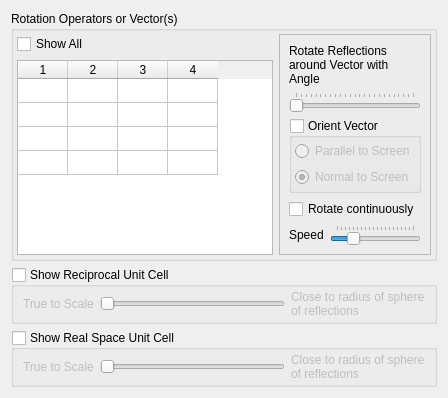
                       <widget class="QWidget" name="tab_5">
                        <attribute name="title">
                         <string>Vectors</string>
                        </attribute>
                        <layout class="QGridLayout" name="gridLayout_14">
                         <item row="0" column="0">
                          <widget class="QGroupBox" name="RotationVectorsBox">
                           <property name="sizePolicy">
                            <sizepolicy hsizetype="Preferred" vsizetype="MinimumExpanding">
                             <horstretch>0</horstretch>
                             <verstretch>0</verstretch>
                            </sizepolicy>
                           </property>
                           <property name="maximumSize">
                            <size>
                             <width>16777215</width>
                             <height>16777215</height>
                            </size>
                           </property>
                           <property name="title">
                            <string>Rotation Operators or Vector(s)</string>
                           </property>
                           <property name="checkable">
                            <bool>false</bool>
                           </property>
                           <layout class="QGridLayout" name="gridLayout_8">
                            <property name="leftMargin">
                             <number>3</number>
                            </property>
                            <property name="topMargin">
                             <number>3</number>
                            </property>
                            <property name="rightMargin">
                             <number>3</number>
                            </property>
                            <property name="bottomMargin">
                             <number>3</number>
                            </property>
                            <item row="1" column="0">
                             <widget class="QTableWidget" name="vectortable2">
                              <property name="sizePolicy">
                               <sizepolicy hsizetype="Expanding" vsizetype="Preferred">
                                <horstretch>3</horstretch>
                                <verstretch>3</verstretch>
                               </sizepolicy>
                              </property>
                              <property name="toolTip">
                               <string>&lt;html&gt;&lt;head/&gt;&lt;body&gt;&lt;p&gt;Tick checkboxes to draw the rotation axes defined by the space group.&lt;br/&gt;Enter additional vectors from origin defined either as axes of rotation operators, plain reciprocal coordinates (as hkl) or plain real space fractional coordinates (as abc).&lt;br/&gt;To enter a new vector, first override the &amp;quot;new vector&amp;quot; name with a preferred name. Then enter the definition of the vector in either the &amp;quot;rotation&amp;quot;, the &amp;quot;as hkl&amp;quot; or the &amp;quot;as abc&amp;quot; column.&lt;/p&gt;&lt;/body&gt;&lt;/html&gt;</string>
                              </property>
                              <property name="verticalScrollMode">
                               <enum>QAbstractItemView::ScrollPerPixel</enum>
                              </property>
                              <property name="horizontalScrollMode">
                               <enum>QAbstractItemView::ScrollPerPixel</enum>
                              </property>
                              <property name="wordWrap">
                               <bool>false</bool>
                              </property>
                              <property name="rowCount">
                               <number>4</number>
                              </property>
                              <property name="columnCount">
                               <number>4</number>
                              </property>
                              <attribute name="horizontalHeaderCascadingSectionResizes">
                               <bool>true</bool>
                              </attribute>
                              <attribute name="horizontalHeaderDefaultSectionSize">
                               <number>50</number>
                              </attribute>
                              <attribute name="verticalHeaderVisible">
                               <bool>false</bool>
                              </attribute>
                              <attribute name="verticalHeaderMinimumSectionSize">
                               <number>10</number>
                              </attribute>
                              <attribute name="verticalHeaderDefaultSectionSize">
                               <number>24</number>
                              </attribute>
                              <row/>
                              <row/>
                              <row/>
                              <row/>
                              <column/>
                              <column/>
                              <column/>
                              <column/>
                             </widget>
                            </item>
                            <item row="0" column="0">
                             <widget class="QCheckBox" name="ShowAllVectorsBtn">
                              <property name="text">
                               <string>Show All</string>
                              </property>
                              <property name="tristate">
                               <bool>true</bool>
                              </property>
                             </widget>
                            </item>
                            <item row="0" column="1" rowspan="2">
                             <widget class="QFrame" name="RotateAroundframe">
                              <property name="sizePolicy">
                               <sizepolicy hsizetype="Expanding" vsizetype="Minimum">
                                <horstretch>1</horstretch>
                                <verstretch>0</verstretch>
                               </sizepolicy>
                              </property>
                              <property name="frameShape">
                               <enum>QFrame::StyledPanel</enum>
                              </property>
                              <property name="frameShadow">
                               <enum>QFrame::Raised</enum>
                              </property>
                              <layout class="QGridLayout" name="gridLayout_18">
                               <item row="0" column="0" colspan="2">
                                <widget class="QLabel" name="rotavecangle_labeltxt">
                                 <property name="sizePolicy">
                                  <sizepolicy hsizetype="Minimum" vsizetype="Minimum">
                                   <horstretch>0</horstretch>
                                   <verstretch>0</verstretch>
                                  </sizepolicy>
                                 </property>
                                 <property name="minimumSize">
                                  <size>
                                   <width>120</width>
                                   <height>0</height>
                                  </size>
                                 </property>
                                 <property name="text">
                                  <string>Rotate Reflections around Vector with Angle</string>
                                 </property>
                                 <property name="wordWrap">
                                  <bool>true</bool>
                                 </property>
                                </widget>
                               </item>
                               <item row="1" column="0" colspan="2">
                                <widget class="QSlider" name="rotavecangle_slider">
                                 <property name="sizePolicy">
                                  <sizepolicy hsizetype="Minimum" vsizetype="MinimumExpanding">
                                   <horstretch>0</horstretch>
                                   <verstretch>0</verstretch>
                                  </sizepolicy>
                                 </property>
                                 <property name="minimumSize">
                                  <size>
                                   <width>120</width>
                                   <height>0</height>
                                  </size>
                                 </property>
                                 <property name="toolTip">
                                  <string>&lt;html&gt;&lt;head/&gt;&lt;body&gt;&lt;p&gt;If just one vector is drawn the reflections can be rotated to a particular angle around that vector.&lt;/p&gt;&lt;/body&gt;&lt;/html&gt;</string>
                                 </property>
                                 <property name="maximum">
                                  <number>720</number>
                                 </property>
                                 <property name="pageStep">
                                  <number>20</number>
                                 </property>
                                 <property name="orientation">
                                  <enum>Qt::Horizontal</enum>
                                 </property>
                                 <property name="tickPosition">
                                  <enum>QSlider::TicksAbove</enum>
                                 </property>
                                 <property name="tickInterval">
                                  <number>30</number>
                                 </property>
                                </widget>
                               </item>
                               <item row="2" column="0" colspan="2">
                                <widget class="QGroupBox" name="AlignVectorGroupBox">
                                 <property name="enabled">
                                  <bool>true</bool>
                                 </property>
                                 <property name="sizePolicy">
                                  <sizepolicy hsizetype="Preferred" vsizetype="Minimum">
                                   <horstretch>0</horstretch>
                                   <verstretch>0</verstretch>
                                  </sizepolicy>
                                 </property>
                                 <property name="toolTip">
                                  <string>&lt;html&gt;&lt;head/&gt;&lt;body&gt;&lt;p&gt;If just one vector is drawn it can be oriented together with the reflections by ticking this checkbox.&lt;/p&gt;&lt;/body&gt;&lt;/html&gt;</string>
                                 </property>
                                 <property name="title">
                                  <string>Orient Vector</string>
                                 </property>
                                 <property name="checkable">
                                  <bool>true</bool>
                                 </property>
                                 <property name="checked">
                                  <bool>false</bool>
                                 </property>
                                 <layout class="QGridLayout" name="gridLayout_17">
                                  <property name="leftMargin">
                                   <number>3</number>
                                  </property>
                                  <property name="topMargin">
                                   <number>3</number>
                                  </property>
                                  <property name="rightMargin">
                                   <number>3</number>
                                  </property>
                                  <property name="bottomMargin">
                                   <number>3</number>
                                  </property>
                                  <item row="0" column="0">
                                   <widget class="QRadioButton" name="AlignParallelBtn">
                                    <property name="text">
                                     <string>Parallel to Screen</string>
                                    </property>
                                   </widget>
                                  </item>
                                  <item row="1" column="0">
                                   <widget class="QRadioButton" name="AlignNormalBtn">
                                    <property name="text">
                                     <string>Normal to Screen</string>
                                    </property>
                                    <property name="checked">
                                     <bool>true</bool>
                                    </property>
                                   </widget>
                                  </item>
                                 </layout>
                                </widget>
                               </item>
                               <item row="3" column="0" colspan="2">
                                <widget class="QCheckBox" name="AnimaRotCheckBox">
                                 <property name="sizePolicy">
                                  <sizepolicy hsizetype="Minimum" vsizetype="MinimumExpanding">
                                   <horstretch>0</horstretch>
                                   <verstretch>0</verstretch>
                                  </sizepolicy>
                                 </property>
                                 <property name="toolTip">
                                  <string>&lt;html&gt;&lt;head/&gt;&lt;body&gt;&lt;p&gt;If just one vector is drawn the reflections can be rotated continuously around that vector.&lt;/p&gt;&lt;/body&gt;&lt;/html&gt;</string>
                                 </property>
                                 <property name="text">
                                  <string>Rotate continuously</string>
                                 </property>
                                </widget>
                               </item>
                               <item row="4" column="0">
                                <widget class="QLabel" name="label_8">
                                 <property name="text">
                                  <string>Speed</string>
                                 </property>
                                </widget>
                               </item>
                               <item row="4" column="1">
                                <widget class="QSlider" name="AnimateSpeedSlider">
                                 <property name="minimum">
                                  <number>1</number>
                                 </property>
                                 <property name="maximum">
                                  <number>20</number>
                                 </property>
                                 <property name="pageStep">
                                  <number>1</number>
                                 </property>
                                 <property name="value">
                                  <number>5</number>
                                 </property>
                                 <property name="sliderPosition">
                                  <number>5</number>
                                 </property>
                                 <property name="orientation">
                                  <enum>Qt::Horizontal</enum>
                                 </property>
                                 <property name="tickPosition">
                                  <enum>QSlider::TicksAbove</enum>
                                 </property>
                                 <property name="tickInterval">
                                  <number>1</number>
                                 </property>
                                </widget>
                               </item>
                              </layout>
                             </widget>
                            </item>
                           </layout>
                          </widget>
                         </item>
                         <item row="1" column="0">
                          <widget class="QGroupBox" name="DrawReciprocUnitCellBox">
                           <property name="toolTip">
                            <string>&lt;html&gt;&lt;head/&gt;&lt;body&gt;&lt;p&gt;The reciprocal unit cell spanning a*,b*,c* from (0,0,0) to (1,1,1) is located in the centre of the displayed reflections. and is therefore quite small. Adjust the slider to scale its outline to become compatible with the sphere of displayed reflections.&lt;/p&gt;&lt;/body&gt;&lt;/html&gt;</string>
                           </property>
                           <property name="title">
                            <string>Show Reciprocal Unit Cell</string>
                           </property>
                           <property name="checkable">
                            <bool>true</bool>
                           </property>
                           <property name="checked">
                            <bool>false</bool>
                           </property>
                           <layout class="QGridLayout" name="gridLayout_15">
                            <property name="topMargin">
                             <number>3</number>
                            </property>
                            <property name="bottomMargin">
                             <number>3</number>
                            </property>
                            <item row="0" column="0">
                             <widget class="QLabel" name="label_2">
                              <property name="sizePolicy">
                               <sizepolicy hsizetype="Preferred" vsizetype="Preferred">
                                <horstretch>0</horstretch>
                                <verstretch>0</verstretch>
                               </sizepolicy>
                              </property>
                              <property name="text">
                               <string>True to Scale</string>
                              </property>
                              <property name="wordWrap">
                               <bool>true</bool>
                              </property>
                             </widget>
                            </item>
                            <item row="0" column="1">
                             <widget class="QSlider" name="reciprocunitcellslider">
                              <property name="sizePolicy">
                               <sizepolicy hsizetype="Expanding" vsizetype="Fixed">
                                <horstretch>0</horstretch>
                                <verstretch>0</verstretch>
                               </sizepolicy>
                              </property>
                              <property name="minimum">
                               <number>0</number>
                              </property>
                              <property name="maximum">
                               <number>100</number>
                              </property>
                              <property name="orientation">
                               <enum>Qt::Horizontal</enum>
                              </property>
                             </widget>
                            </item>
                            <item row="0" column="2">
                             <widget class="QLabel" name="label_4">
                              <property name="text">
                               <string>Close to radius of sphere of reflections</string>
                              </property>
                              <property name="wordWrap">
                               <bool>true</bool>
                              </property>
                             </widget>
                            </item>
                           </layout>
                          </widget>
                         </item>
                         <item row="2" column="0">
                          <widget class="QGroupBox" name="DrawRealUnitCellBox">
                           <property name="toolTip">
                            <string>&lt;html&gt;&lt;head/&gt;&lt;body&gt;&lt;p&gt;The real space unit cell is often much larger than the sphere of displayed reflections. Adjust the slider to scale its outline to become compatible with the sphere of displayed reflections.&lt;/p&gt;&lt;/body&gt;&lt;/html&gt;</string>
                           </property>
                           <property name="title">
                            <string>Show Real Space Unit Cell</string>
                           </property>
                           <property name="checkable">
                            <bool>true</bool>
                           </property>
                           <property name="checked">
                            <bool>false</bool>
                           </property>
                           <layout class="QGridLayout" name="gridLayout_26">
                            <property name="topMargin">
                             <number>3</number>
                            </property>
                            <property name="bottomMargin">
                             <number>3</number>
                            </property>
                            <item row="0" column="0">
                             <widget class="QLabel" name="label_6">
                              <property name="text">
                               <string>True to Scale</string>
                              </property>
                              <property name="wordWrap">
                               <bool>true</bool>
                              </property>
                             </widget>
                            </item>
                            <item row="0" column="1">
                             <widget class="QSlider" name="unitcellslider">
                              <property name="minimum">
                               <number>0</number>
                              </property>
                              <property name="maximum">
                               <number>100</number>
                              </property>
                              <property name="orientation">
                               <enum>Qt::Horizontal</enum>
                              </property>
                             </widget>
                            </item>
                            <item row="0" column="2">
                             <widget class="QLabel" name="label_5">
                              <property name="text">
                               <string>Close to radius of sphere of reflections</string>
                              </property>
                              <property name="wordWrap">
                               <bool>true</bool>
                              </property>
                             </widget>
                            </item>
                           </layout>
                          </widget>
                         </item>
                        </layout>
                       </widget>
